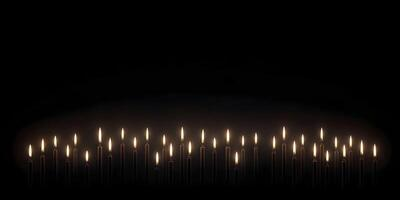
#> input picture COL783/A2/LOCAL/Testcases/Q2_ACTUAL.jpg, 400 x 200 px
$ python 'q3_local copy 2.py' --input ../Testcases/Q2_ACTUAL.jpg
#> lines starting #> are read from the running program, lines starting #| are printed output that depends on the picture; long printed decimals are rounded
from pathlib import Path
import argparse
import numpy as np
from scipy.fft import fft2, fftshift, ifft2, ifftshift
from scipy.ndimage import gaussian_filter, zoom
from skimage import io, color, util
from skimage.measure import label, regionprops
import matplotlib.pyplot as plt
import os
from matplotlib.patches import Circle

AUTOMATED_PEAK_DETECTOR=False

def load_image_gray(path: str) -> np.ndarray:
    # Load image and return grayscale float image in [0,1] format
    img = io.imread(path)
    if img.ndim == 3:
        gray = color.rgb2gray(img)
    else:
        gray = util.img_as_float(img)
    return gray

def rescale_max_size(img: np.ndarray, max_dim: int = 1024) -> tuple[np.ndarray, float]:
    h, w = img.shape
    if max(h, w) <= max_dim:
        return img, 1.0
    scale = max_dim / max(h, w)
    img_rs = zoom(img, (scale, scale), order=1)
    return img_rs, scale

def compute_centered_spectrum(img: np.ndarray):
    # Return centered FFT (complex), magnitude and log-magnitude.
    F = fftshift(fft2(img))
    mag = np.abs(F)
    mag_log = np.log1p(mag)
    return F, mag, mag_log

# [102 lines of commented-out code are left out]

def detect_spectral_peaks(mag: np.ndarray, exclude_radius: int = 10, top_percentile: float = 99.5,
                          preview_radius: float = None):
    global AUTOMATED_PEAK_DETECTOR
    H, W = mag.shape
    cy, cx = H // 2, W // 2
    def _auto_detect():
        yc, xc = np.ogrid[:H, :W]
        rmap = np.sqrt((yc - cy)**2 + (xc - cx)**2)
        mag_masked = mag.copy()
        mag_masked[rmap <= exclude_radius] = 0.0
        th = np.percentile(mag_masked, top_percentile)
        peaks = mag_masked > th
        lab = label(peaks)
        props = regionprops(lab, intensity_image=mag_masked)
        centers = []
        for p in props:
            ry, rx = p.centroid
            centers.append((ry, rx, float(p.max_intensity)))
        centers_sorted = sorted(centers, key=lambda x: -x[2])
        return centers_sorted

    if AUTOMATED_PEAK_DETECTOR:
        return _auto_detect()

    mag_display = np.log1p(mag)
    mag_display = (mag_display - mag_display.min())
    if mag_display.max() > 0:
        mag_display = mag_display / mag_display.max()

    fig, ax = plt.subplots(figsize=(8, 8))
    ax.imshow(mag_display, cmap='gray', origin='upper')
    ax.set_title("Select spectral peaks (left-click). Press ENTER when done.\n"
                 "Press 'd' to enter drag-mode (adjust last pick), press ESC to exit drag-mode.",
                 fontsize=9)
    ax.axis('off')

    picked = []           # list of (x, y) in data coordinates (float)
    markers = []          # artist list for + marks
    circles = []          # artist list for preview circles (one per pick)
    drag_mode = False     # when True, moving mouse modifies last picked point
    preview_radius_px = preview_radius if preview_radius is not None else None

    # [60 lines left out: functions add_pick_visual, update_last_visual, onclick, onmove, onkey, not called in this run]

    cid_click = fig.canvas.mpl_connect('button_press_event', onclick)
    cid_move = fig.canvas.mpl_connect('motion_notify_event', onmove)
    cid_key = fig.canvas.mpl_connect('key_press_event', onkey)

    plt.show()   # blocks until enter pressed

    try:
        fig.canvas.mpl_disconnect(cid_click)
        fig.canvas.mpl_disconnect(cid_move)
        fig.canvas.mpl_disconnect(cid_key)
    except Exception:
        pass

    if len(picked) == 0:
        print("No points selected — falling back to automated detection.")
        return _auto_detect()

    # Convert picked (x=col, y=row) coords to (row, col) and sample intensity (3x3 avg)
    centers = []
    for (x, y) in picked:
        cxp = int(round(x))
        ryp = int(round(y))
        cxp = int(np.clip(cxp, 0, W - 1))
        ryp = int(np.clip(ryp, 0, H - 1))
        r0 = max(0, ryp - 1); r1 = min(H, ryp + 2)
        c0 = max(0, cxp - 1); c1 = min(W, cxp + 2)
        inten = float(np.mean(mag[r0:r1, c0:c1]))
        centers.append((float(ryp), float(cxp), inten))

    centers_sorted = sorted(centers, key=lambda x: -x[2])
    return centers_sorted


def report_peak_frequencies(centers, shape):
    # Prints frequency (cycles/pixel) and estimated spacing (pixels) for each center
    H, W = shape
    cy, cx = H//2, W//2
    out = []
    for (ry, rx, mi) in centers:
        dy = ry - cy
        dx = rx - cx
        fx = dx / W
        fy = dy / H
        f_mag = np.sqrt(fx*fx + fy*fy)
        spacing = (1.0 / f_mag) if f_mag > 0 else np.inf
        out.append({'centroid': (ry, rx), 'dy_dx': (dy, dx), 'fx_fy': (fx, fy), 'f_mag': f_mag, 'spacing_px': spacing, 'intensity': mi})
    return out

def build_gaussian_notch_mask(shape, centers, sigma=6.0, symmetric=True):
    H, W = shape
    Y, X = np.indices((H, W))
    mask = np.ones((H, W), dtype=float)
    cy, cx = H//2, W//2
    for (ry, rx, _) in centers:
        d2 = (Y - ry)**2 + (X - rx)**2
        g = np.exp(-d2 / (2 * sigma**2))
        mask *= (1 - g)
        if symmetric:
            ys = 2*cy - ry
            xs = 2*cx - rx
            d2s = (Y - ys)**2 + (X - xs)**2
            gs = np.exp(-d2s / (2 * sigma**2))
            mask *= (1 - gs)
    mask = np.clip(mask, 0.0, 1.0)
    return mask

# [37 lines left out: functions build_butterworth_notch_mask, build_ideal_notch_mask, not called in this run]

def apply_notch_filter(F_centered, mask):
    Ff = F_centered * mask
    img_rec = np.real(ifft2(ifftshift(Ff)))
    return img_rec, Ff

# [9 lines left out: function save_images, not called in this run]

def show_im(title, img, cmap='gray'):
    plt.figure(figsize=(6,6))
    plt.imshow(img, cmap=cmap)
    plt.title(title)
    plt.axis('off')

def main():
    parser = argparse.ArgumentParser(description="Halftone notch filtering (modular)")
    parser.add_argument('--input', required=True, help='Input image path')
    parser.add_argument('--max-dim', type=int, default=1024, help='Max dimension to rescale for speed')
    parser.add_argument('--method', choices=['gaussian', 'butterworth', 'ideal'], default='gaussian')
    parser.add_argument('--sigma', type=float, default=6.0, help='Gaussian sigma or ideal radius or butterworth D0')
    parser.add_argument('--butterworth-n', type=int, default=2, help='Butterworth order n (only used if method=butterworth)')
    parser.add_argument('--out', default='./halftone_results', help='Output folder')
    parser.add_argument('--report-top', type=float, default=99.5, help='Percentile for peak detection threshold')
    args = parser.parse_args()
    args.out += f'_{args.method}'
    args.out += f'_sigma={args.sigma}'

    gray = load_image_gray(args.input)
#> in load_image_gray, img is the input picture: shape (200, 400, 3); mean R, G, B 13.2, 10.3, 8.7
    gray_rs, _ = rescale_max_size(gray, max_dim=args.max_dim)
    F, mag, mag_log = compute_centered_spectrum(gray_rs)
#> in compute_centered_spectrum, `mag_log = np.log1p(mag)`:
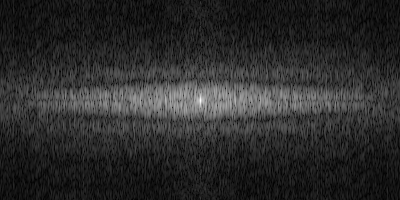
#> mag_log: shape (200, 400) float64; min 0.00415, max 8.13, mean 1.39; drawn with min black and max white
    centers = detect_spectral_peaks(mag, exclude_radius=10, top_percentile=args.report_top,preview_radius=args.sigma)
#> centers = 46 items, first 6: (99, 234.5, 312.7), (101, 165.5, 312.7), (95.3, 219.3, 227.5), (104.7, 180.7, 227.5), (100.1, 170.1, 223), (99.9, 229.9, 223)

    #detected centers and estimated spacing
    report = report_peak_frequencies(centers, mag.shape)
#> the loop in report_peak_frequencies, `for (ry, rx, mi) in centers:` made 46 passes
#> (ry, rx, mi, dy, dx, fx, fy, f_mag) on passes 1 to 11: (99, 234.5, 312.7, -1, 34.5, 0.0862, -0.005, 0.0864), (101, 165.5, 312.7, 1, -34.5, -0.0862, 0.005, 0.0864), (95.3, 219.3, 227.5, -4.7, 19.3, 0.0483, -0.0235, 0.0537), (104.7, 180.7, 227.5, 4.7, -19.3, -0.0483, 0.0235, 0.0537), (100.1, 170.1, 223, 0.0952, -29.9, -0.0748, 0.000476, 0.0748), (99.9, 229.9, 223, -0.0952, 29.9, 0.0748, -0.000476, 0.0748), (95.5, 174, 210.5, -4.5, -26, -0.065, -0.0225, 0.0688), (104.5, 226, 210.5, 4.5, 26, 0.065, 0.0225, 0.0688), (94.45, 179.7, 210, -5.55, -20.27, -0.0507, -0.0277, 0.0578), (105.5, 220.3, 210, 5.55, 20.27, 0.0507, 0.0277, 0.0578), (93.47, 184.9, 202.3, -6.53, -15.06, -0.0376, -0.0326, 0.0498)
#> after the loop in report_peak_frequencies, `for (ry, rx, mi) in centers:`: out = 46 items
#> report = 46 items
    print("Detected spectral peaks (top to bottom):")
    for i, r in enumerate(report[:20]):
        print(f"{i+1}: centroid={r['centroid']}, dy_dx={r['dy_dx']}, fx_fy={r['fx_fy']}, f_mag={r['f_mag']:.4f}, spacing_px={r['spacing_px']:.1f}")
#> this loop made 20 passes
#| 1: centroid=(99.0, 234.5), dy_dx=(-1.0, 34.5), fx_fy=(0.08625, -0.005), f_mag=0.0864, spacing_px=11.6
#| 2: centroid=(101.0, 165.5), dy_dx=(1.0, -34.5), fx_fy=(-0.08625, 0.005), f_mag=0.0864, spacing_px=11.6
#| 3: centroid=(95.3, 219.3), dy_dx=(-4.700, 19.300), fx_fy=(0.04825, -0.0235), f_mag=0.0537, spacing_px=18.6
#| 4: centroid=(104.7, 180.7), dy_dx=(4.700, -19.300), fx_fy=(-0.04825, 0.0235), f_mag=0.0537, spacing_px=18.6
#| 5: centroid=(100.095, 170.095), dy_dx=(0.09524, -29.905), fx_fy=(-0.07476, 0.0004762), f_mag=0.0748, spacing_px=13.4
#| 6: centroid=(99.905, 229.905), dy_dx=(-0.09524, 29.905), fx_fy=(0.07476, -0.0004762), f_mag=0.0748, spacing_px=13.4
#| 7: centroid=(95.5, 174.0), dy_dx=(-4.5, -26.0), fx_fy=(-0.065, -0.0225), f_mag=0.0688, spacing_px=14.5
#| 8: centroid=(104.5, 226.0), dy_dx=(4.5, 26.0), fx_fy=(0.065, 0.0225), f_mag=0.0688, spacing_px=14.5
#> (further printed lines are left out)

    if args.method == 'gaussian':
        mask = build_gaussian_notch_mask(mag.shape, centers, sigma=args.sigma)
#> the loop in build_gaussian_notch_mask, `for (ry, rx, _) in centers:` made 46 passes
#> (ry, rx, ys, xs) on passes 1 to 12: (99, 234.5, 101, 165.5), (101, 165.5, 99, 234.5), (95.3, 219.3, 104.7, 180.7), (104.7, 180.7, 95.3, 219.3), (100.1, 170.1, 99.9, 229.9), (99.9, 229.9, 100.1, 170.1), (95.5, 174, 104.5, 226), (104.5, 226, 95.5, 174), (94.45, 179.7, 105.5, 220.3), (105.5, 220.3, 94.45, 179.7), (93.47, 184.9, 106.5, 215.1), (106.5, 215.1, 93.47, 184.9)
#> pass 1, in build_gaussian_notch_mask, `d2 = (Y - ry)**2 + (X - rx)**2`:
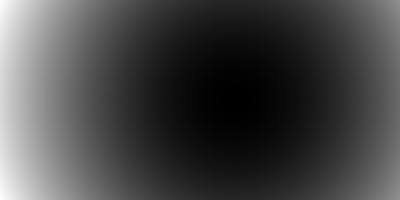
#> d2: shape (200, 400) float64; min 0.25, max 64990.2, mean 17891.8; drawn with min black and max white
#> pass 1, in build_gaussian_notch_mask, `d2s = (Y - ys)**2 + (X - xs)**2`:
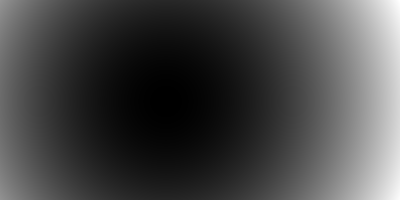
#> d2s: shape (200, 400) float64; min 0.25, max 64723.2, mean 17824.8; drawn with min black and max white
#> after the loop in build_gaussian_notch_mask, `for (ry, rx, _) in centers:`:
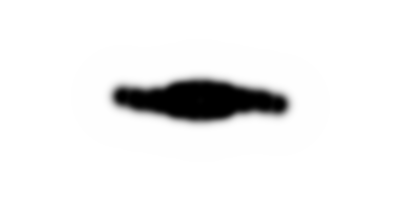
#> mask: shape (200, 400) float64; min 0, max 1, mean 0.936
    elif args.method == 'butterworth':
        mask = build_butterworth_notch_mask(mag.shape, centers, D0=args.sigma, n=args.butterworth_n)
    else:
        mask = build_ideal_notch_mask(mag.shape, centers, radius=args.sigma)

    img_filtered, F_filtered = apply_notch_filter(F, mask)
#> in apply_notch_filter, `img_rec = np.real(ifft2(ifftshift(Ff)))`:
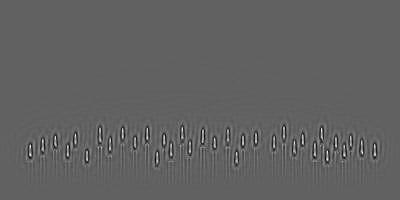
#> img_rec: shape (200, 400) float64; min -0.24, max 0.389, mean 0.00082; drawn with min black and max white
    mag_filtered_log = np.log1p(np.abs(F_filtered))
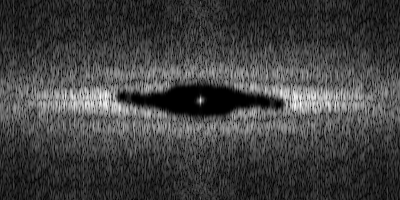
#> mag_filtered_log: shape (200, 400) float64; min 0, max 4.71, mean 1.2; drawn with min black and max white

    mag_log_norm = (mag_log - mag_log.min()) / (mag_log.max() - mag_log.min() + 1e-12)
    mag_filtered_norm = (mag_filtered_log - mag_filtered_log.min()) / (mag_filtered_log.max() - mag_filtered_log.min() + 1e-12)
    img_clip = np.clip(gray_rs, 0, 1)
    img_f_clip = np.clip(img_filtered, 0, 1)

    out = Path(args.out)
    out.mkdir(parents=True, exist_ok=True)
    io.imsave(out / 'input.png', util.img_as_ubyte(img_clip))
    io.imsave(out / 'spectrum.png', util.img_as_ubyte(mag_log_norm))
    io.imsave(out / f'filtered_{args.method}.png', util.img_as_ubyte(img_f_clip))
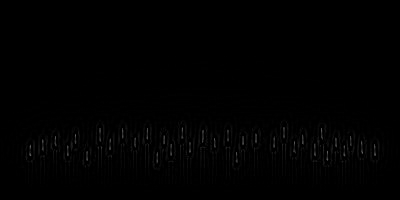
#> saved as filtered_gaussian.png: shape (200, 400); min 0, max 99, mean 1.1
    io.imsave(out / f'spectrum_filtered_{args.method}.png', util.img_as_ubyte(mag_filtered_norm))

    print(f"Saved results to {out.resolve()}")

    show_im('Input', img_clip)
    show_im('Centered log-spectrum (no padding)', mag_log_norm)
    show_im(f'Filtered spectrum ({args.method})', mag_filtered_norm)
    show_im(f'Filtered image ({args.method})', img_f_clip)
    plt.show()


if __name__ == '__main__':
    main()
